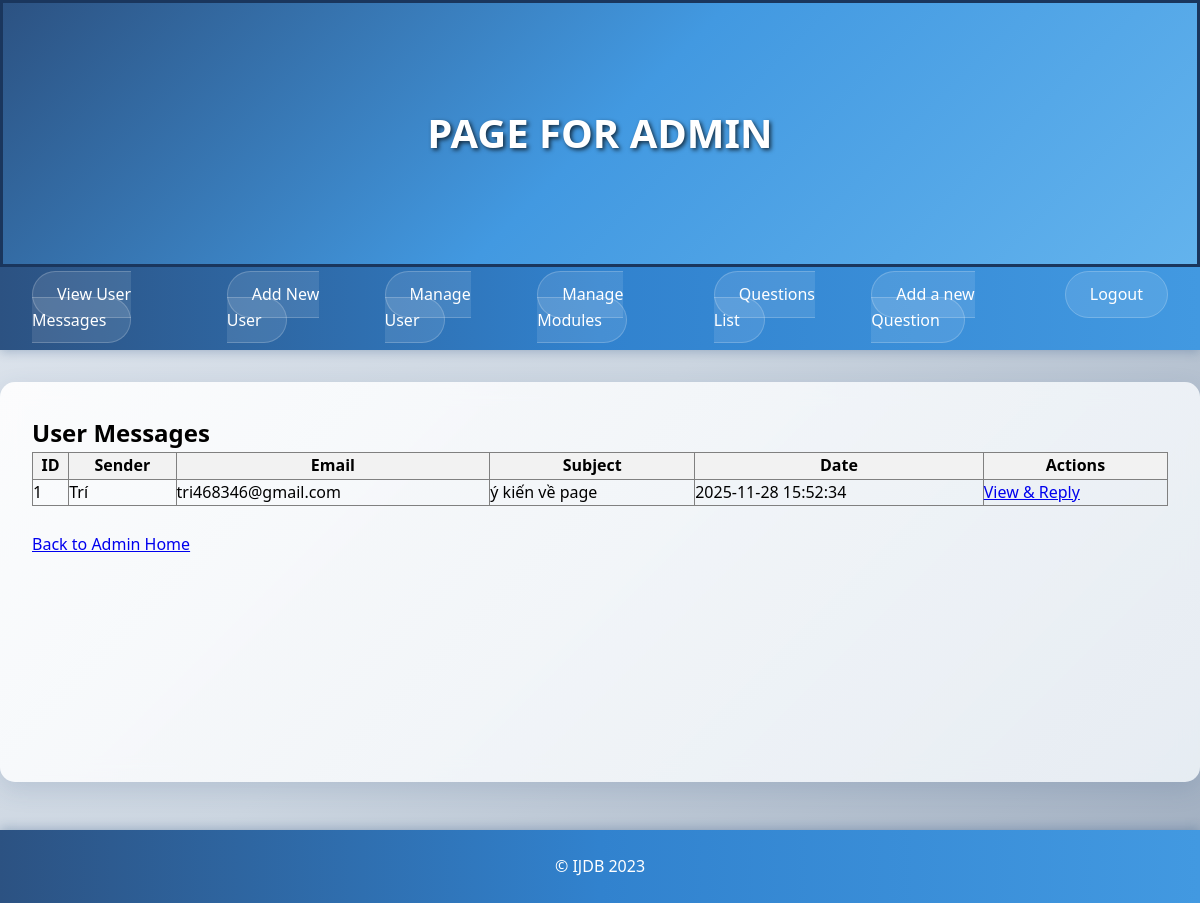
Page /COURSEWORK/admin/viewmessages.php on the committed database.
### tables this page shows
CREATE TABLE `messages` (
  `id` int(11) NOT NULL,
  `sender_name` varchar(255) DEFAULT NULL,
  `sender_email` varchar(255) DEFAULT NULL,
  `subject` varchar(255) DEFAULT NULL,
  `message` text DEFAULT NULL,
  `sent_date` datetime DEFAULT NULL
);

### COURSEWORK/admin/viewmessages.php (called while the page is built, shortened)
<?php
try {
    include '../includes/DatabaseConnection.php';
    $messagesQuery = $pdo->query('SELECT * FROM messages ORDER BY sent_date DESC');
    $messages = $messagesQuery->fetchAll();
    include '../templates/viewmessages.html.php';
} catch (PDOException $e) {
    $title = 'Error';
    $output = 'Error fetching messages: ' . $e->getMessage();
}
include '../templates/admin_layout.html.php';
?>

### COURSEWORK/templates/viewmessages.html.php (the view)
<h2>User Messages</h2>
<?php if(empty($messages)): ?>
    <p>No messages found.</p>
<?php else: ?>
    <table border="1" style="width: 100%; border-collapse: collapse;">
        <tr style="background-color: #f2f2f2;">
            <th>ID</th>
            <th>Sender</th>
            <th>Email</th>
            <th>Subject</th>
            <th>Date</th>
            <th>Actions</th>
        </tr>
        <?php foreach($messages as $message): ?>
        <tr>
            <td><?=htmlspecialchars($message['id'], ENT_QUOTES, 'UTF-8')?></td>
            <td><?=htmlspecialchars($message['sender_name'], ENT_QUOTES, 'UTF-8')?></td>
            <td><?=htmlspecialchars($message['sender_email'], ENT_QUOTES, 'UTF-8')?></td>
            <td><?=htmlspecialchars($message['subject'], ENT_QUOTES, 'UTF-8')?></td>
            <td><?=htmlspecialchars($message['sent_date'], ENT_QUOTES, 'UTF-8')?></td>
            <td>
                <a href="replymessage.php?id=<?=$message['id']?>">View & Reply</a>
            </td>
        </tr>
        <?php endforeach; ?>
    </table>
<?php endif; ?>
<br>
<p><a href="index.php">Back to Admin Home</a></p>

### COURSEWORK/questions.css (style rules this page uses)
* { margin: 0; padding: 0; box-sizing: border-box; }
body { font-family: 'Segoe UI', Tahoma, Geneva, Verdana, sans-serif; line-height: 1.6; background: linear-gradient(135deg, #e2e8f0 0%, #cbd5e0 50%, #a0aec0 100%); min-height: 100vh; }

### rows in the picture
messages: id "1", sender_name "Trí", sender_email "tri468346@gmail.com", subject "ý kiến về page", sent_date "2025-11-28 15:52:34"
